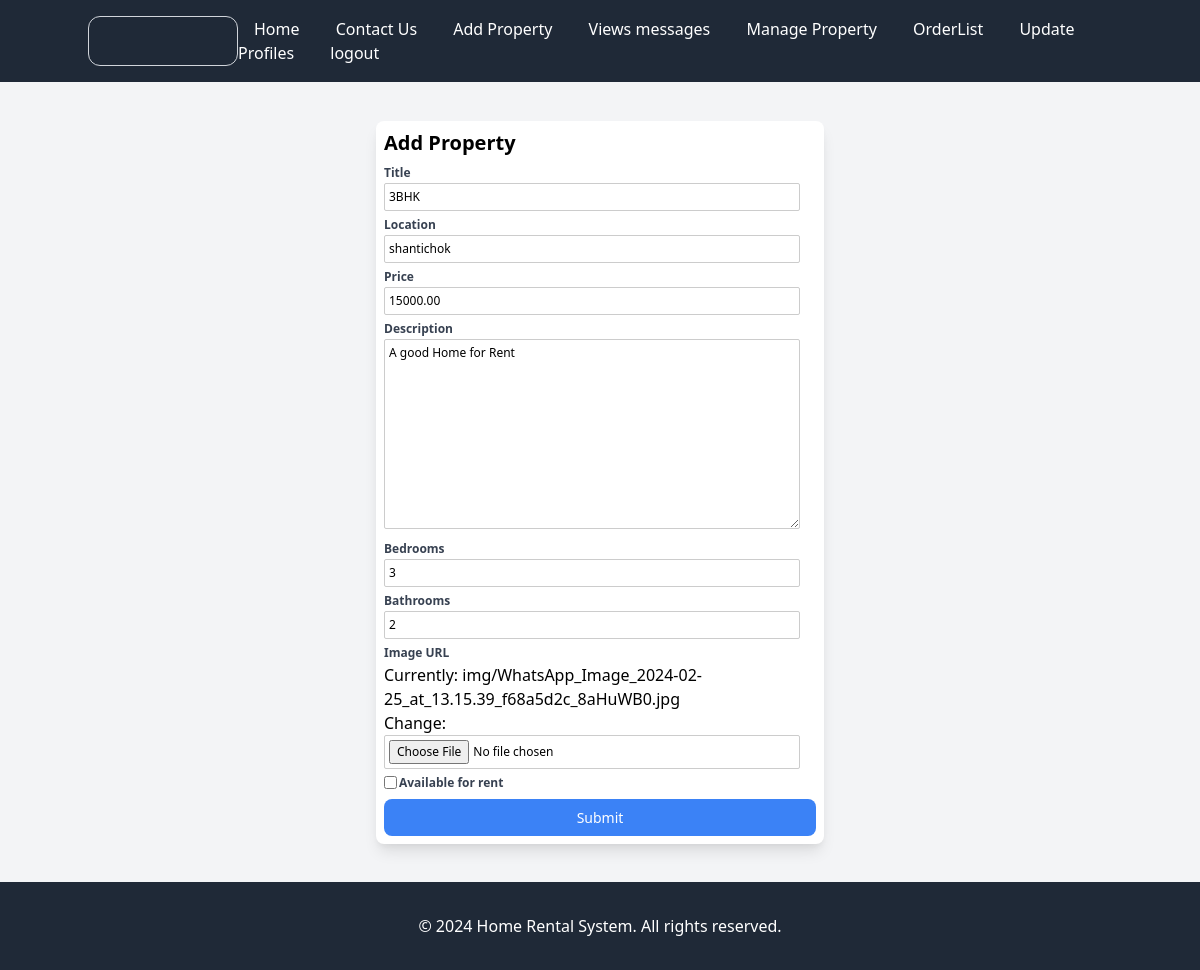
Screenshot of /properties/11/edit/ (signed in) with the database file from the repository.
### core/models.py (models this page shows, shortened)
class Property(models.Model):
    owner = models.ForeignKey(User,on_delete = models.CASCADE)
    title = models.CharField(max_length=255)
    location = models.CharField(max_length=255)
    description = models.TextField()
    price = models.DecimalField(max_digits=10, decimal_places=2)
    bedrooms = models.PositiveIntegerField()
    bathrooms = models.PositiveIntegerField()
    image = models.ImageField(upload_to='img')
    available_for_rent = models.BooleanField(default=False)

### core/views.py (the view)
# urls.py: path('properties/<int:pk>/edit/', views.property_update, name='property_update'),
def property_update(request, pk):
    property = get_object_or_404(Property, pk=pk)
    if property.owner !=request.user:
        return redirect('/')
    if request.method == 'POST':
        form = PropertyForm(request.POST, request.FILES, instance=property)
        if form.is_valid():
            form.save()
            messages.success(request,"property updated")
            return redirect('/propertyList/')
    else:
        form = PropertyForm(instance=property)
    return render(request, 'RegisterProperty.html', {'form': form})

### templates/RegisterProperty.html (shortened to what this page needs)
{% extends 'base.html' %}
{% block content %}
<div class="min-h-screen flex justify-center items-center">
    <div class="bg-white p-2 rounded-lg shadow-lg max-w-md w-full">
        <h2 class="text-xl font-bold mb-2">Add Property</h2>
        <form method="post" enctype="multipart/form-data">
            <div class="mb-1">
                <label for="id_title" class="block text-gray-700 text-xs font-bold mb-0.5">Title</label>
                {{ form.title }}
            </div>
            <div class="mb-1">
                <label for="id_location" class="block text-gray-700 text-xs font-bold mb-0.5">Location</label>
                {{ form.location }}
            </div>
            <div class="mb-1">
                <label for="id_price" class="block text-gray-700 text-xs font-bold mb-0.5">Price</label>
                {{ form.price }}
            </div>
            <div class="mb-1">
                <label for="id_description" class="block text-gray-700 text-xs font-bold mb-0.5">Description</label>
                {{ form.description }}
            </div>
            <div class="mb-1">
                <label for="id_bedrooms" class="block text-gray-700 text-xs font-bold mb-0.5">Bedrooms</label>
                {{ form.bedrooms }}
            </div>
            <div class="mb-1">
                <label for="id_bathrooms" class="block text-gray-700 text-xs font-bold mb-0.5">Bathrooms</label>
                {{ form.bathrooms }}
            </div>
            <div class="mb-1">
                <label for="id_image" class="block text-gray-700 text-xs font-bold mb-0.5">Image URL</label>
                {{ form.image }}
            </div>
            <div class="mb-1">
                <label for="id_available_for_rent" class="flex items-center">
                    {{ form.available_for_rent }}
                    <span class="text-gray-700 text-xs font-bold">Available for rent</span>
                </label>
            </div>
            <button type="submit"
                class="w-full bg-blue-500 text-white py-2 rounded-lg hover:bg-blue-600 transition duration-300">Submit</button>
        </form>
    </div>
</div>
{% endblock %}

### templates/RegisterProperty.html (style rules this page uses)
#id_title, #id_description, #id_location, #id_price, #id_bedrooms, #id_bathrooms, #id_image { width: calc(100% - 1rem); padding: 0.25rem; margin-bottom: 0.125rem; border: 1px solid #ccc; border-radius: 0.125rem; outline: none; transition: border-color 0.3s; font-size: 0.75rem; }
#id_available_for_rent { margin-right: 0.125rem; }
button { font-size: 0.875rem; padding: 0.5rem; margin-top: 0.25rem; }

### rows the page displays
Property: title "3BHK", location "shantichok", price "15000.00", description "A good Home for Rent", bedrooms "3", bathrooms "2"
